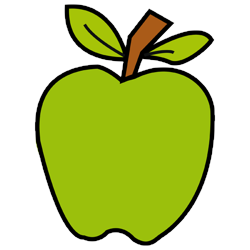
#> input picture bennyshub/apps/games/BENNYSMATCHYMATCH/packs/food/fruit/apple.png, 250 x 250 px, given in place of Red.png, which was not available
$ python make-card-art.py
#> lines starting #> are read from the running program, lines starting #| are printed output that depends on the picture
"""Chasing Rainbows - web copies of Inclusive Imagination's card art, and the hub thumbnail.

The masters in REFERENCE DATA/Game Art stay untouched. This writes:
  img/cards/<type>.webp   480 px wide, one per card type, plus back.webp
  ../../../images/games/chasingrainbows.png   the hub's 1366x768 thumbnail

Run from anywhere:  python tools/make-card-art.py
Each file is written to a temp name and moved into place, so a failure never leaves a
half-written image behind.
"""
import math
import os
import shutil

from PIL import Image, ImageDraw, ImageFilter, ImageFont

HERE = os.path.dirname(os.path.abspath(__file__))
GAME = os.path.dirname(HERE)
ART = os.path.join(GAME, 'REFERENCE DATA', 'Game Art')
OUT = os.path.join(GAME, 'img', 'cards')
THUMB = os.path.normpath(os.path.join(GAME, '..', '..', '..', 'images', 'games', 'chasingrainbows.png'))

SOURCES = {
    'red': 'Color Combo Cards/Red.png', 'orange': 'Color Combo Cards/Orange.png',
    'yellow': 'Color Combo Cards/Yellow.png', 'green': 'Color Combo Cards/Green.png',
    'blue': 'Color Combo Cards/Blue.png', 'indigo': 'Color Combo Cards/Indigo.png',
    'violet': 'Color Combo Cards/Violet.png', 'wild': 'Color Combo Cards/Wild.png',
    'sun': 'Core Combo Cards/Sun.png', 'rain': 'Core Combo Cards/Rain.png',
    'day': 'Legend Combo Cards/Day.png', 'night': 'Legend Combo Cards/Night.png',
    'cloud': 'Weather Action Cards/Cloud.png', 'double': 'Weather Action Cards/Double Rainbow.png',
    'fog': 'Weather Action Cards/Fog.png', 'storm': 'Weather Action Cards/Storm.png',
    'wind': 'Weather Action Cards/Wind.png', 'back': 'Card Back.png',
}
WIDTH = 480


def save(img, path, **kw):
    tmp = path + '.tmp'
    img.save(tmp, **kw)
    shutil.move(tmp, path)


def load(name):
#> called with name = 'red'
    return Image.open(os.path.join(ART, SOURCES[name])).convert('RGBA')
#> returned value is the input picture: PIL image 250x250 RGBA; mean R, G, B, A 69.6, 83.6, 7.6, 130.1


def card_copies():
    os.makedirs(OUT, exist_ok=True)
    for name in SOURCES:
        img = load(name)
        h = round(img.height * WIDTH / img.width)
#> h = 480
        small = img.resize((WIDTH, h), Image.LANCZOS)
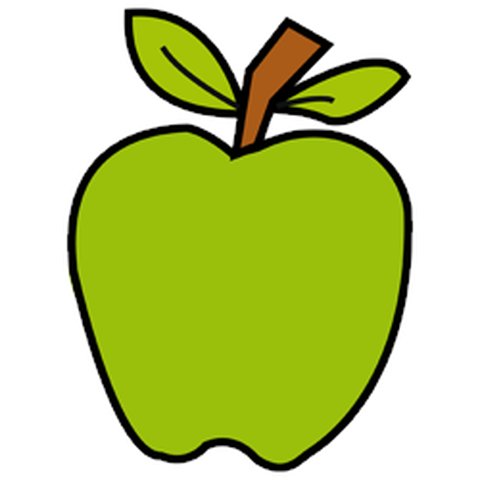
#> small: PIL image 480x480 RGBA; mean R, G, B, A 73.5, 87.5, 11.4, 130.2; transparent parts drawn white
        path = os.path.join(OUT, name + '.webp')
        save(small, path, format='WEBP', quality=88, method=6)
        print('%-8s %4d KB' % (name, os.path.getsize(path) // 1024))
#> pass 2 of the loop in card_copies, `for name in SOURCES:`:
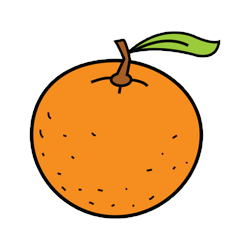
#> input picture bennyshub/apps/games/BENNYSMATCHYMATCH/packs/food/fruit/orange.png, 250 x 250 px, found by its file name
#> in load, returned value is the input picture: PIL image 250x250 RGBA; mean R, G, B, A 81, 48.9, 12.6, 96.5
#> in card_copies, `small = img.resize((WIDTH, h), Image.LANCZOS)`:
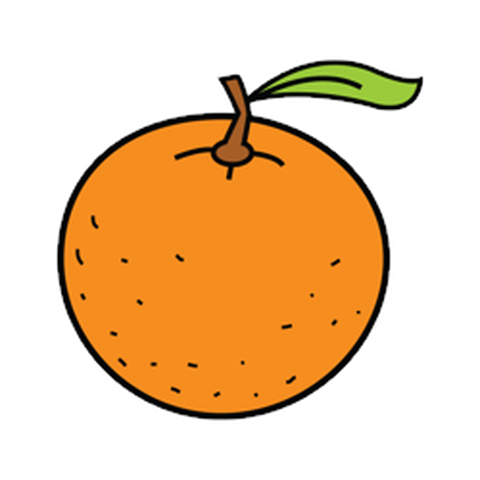
#> small: PIL image 480x480 RGBA; mean R, G, B, A 83.9, 51.8, 15.5, 96.5; transparent parts drawn white
#> pass 3 of the loop in card_copies, `for name in SOURCES:`:
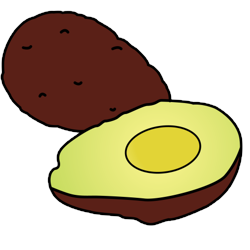
#> input picture bennyshub/apps/games/BENNYSMATCHYMATCH/packs/food/fruit/avocado.png, 250 x 250 px, given in place of Yellow.png, which was not available
#> in load, returned value is the input picture: PIL image 250x250 RGBA; mean R, G, B, A 72.4, 58.2, 30.3, 132.4
#> in card_copies, `small = img.resize((WIDTH, h), Image.LANCZOS)`:
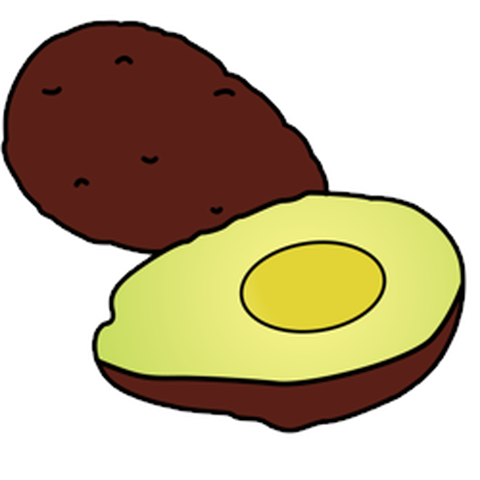
#> small: PIL image 480x480 RGBA; mean R, G, B, A 75.3, 61.1, 33.1, 132.4; transparent parts drawn white
#> the loop made 7 passes; the first 3 are shown


# [69 lines left out: functions rounded, thumbnail, not called in this run]


if __name__ == '__main__':
#> (the run stopped early here; a loop or call above may not have finished)
